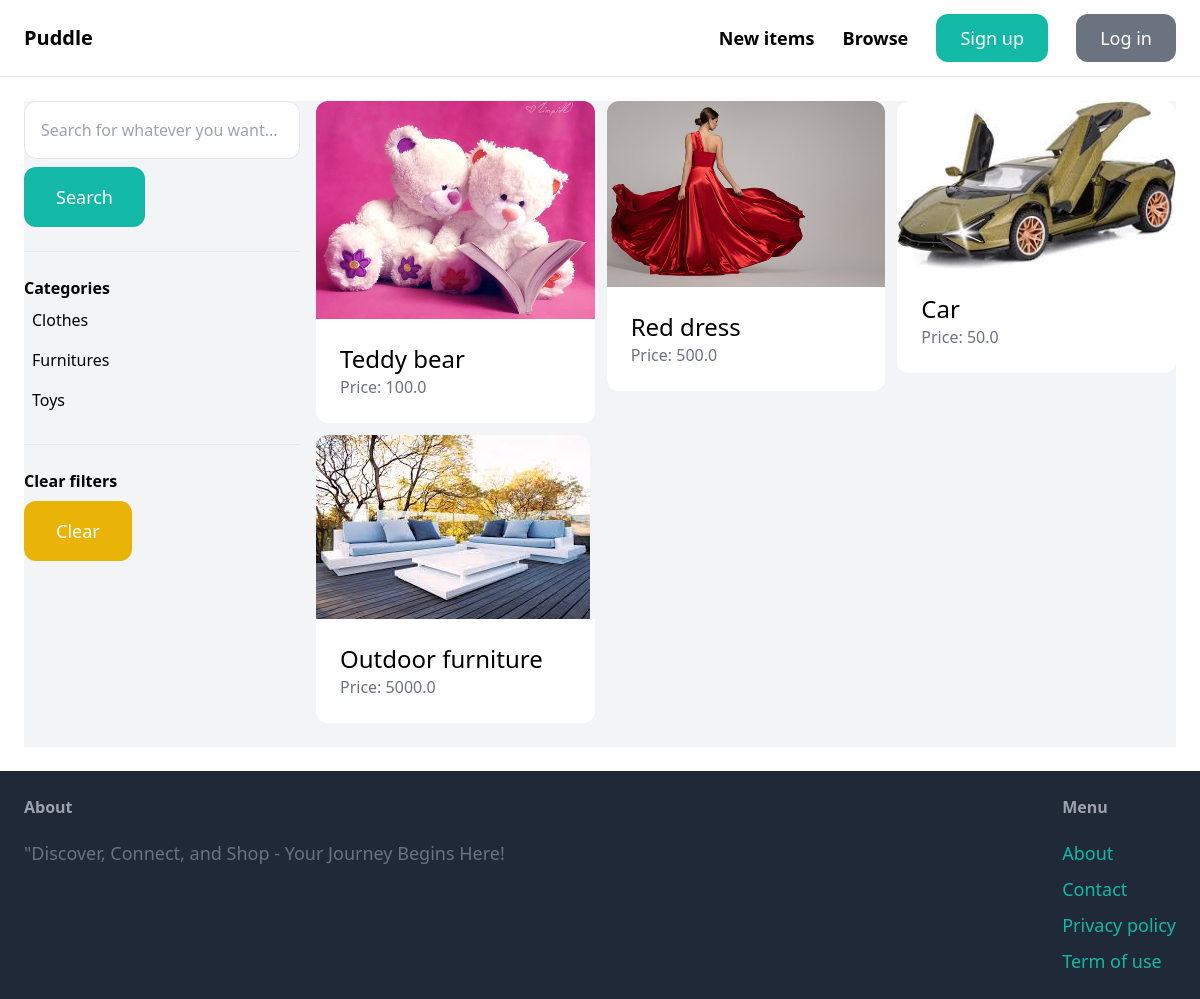
The app's page /items/, older data.
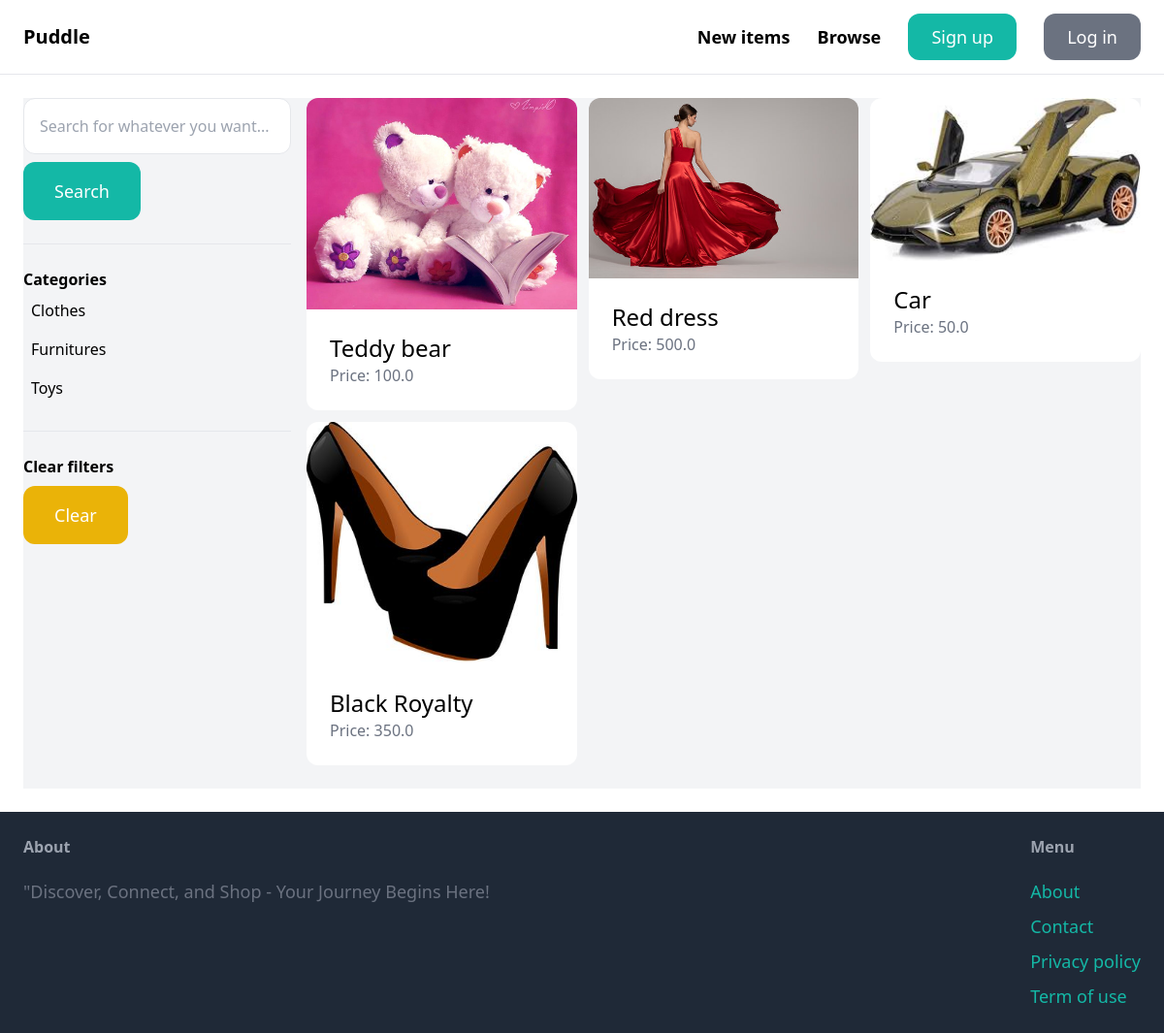
The same page, newer data.
### item/models.py (models this page shows, shortened)
class Category(models.Model):
    name = models.CharField(max_length=255)
    class Meta:
        ordering = ('name',)
        verbose_name_plural = 'Categories'

class Item(models.Model):
    category = models.ForeignKey(Category, related_name='items', on_delete=models.CASCADE)
    name = models.CharField(max_length=255)
    description = models.TextField(blank=True, null=True)
    price = models.FloatField()
    image = models.ImageField(upload_to='item_images', blank=True, null=True)
    is_sold = models.BooleanField(default=False)
    created_by = models.ForeignKey(User, related_name='items', on_delete=models.CASCADE)
    created_at = models.DateTimeField(auto_now_add=True)

### item/views.py (the view)
# urls.py: path('', views.items, name='items'),
def items(request):
    query = request.GET.get('query', '')
    category_id = request.GET.get('category', 0)
    categories = Category.objects.all()
    items = Item.objects.filter(is_sold=False)
    if category_id:
        items = items.filter(category_id=category_id)
    if query:
        items = items.filter(Q(name__icontains=query) | Q(description__icontains=query))
    return render(request, 'item/items.html',{
        'items': items,
        'query': query,
        'categories':categories,
        'category_id':int(category_id),
    })

### item/templates/item/items.html (shortened to what this page needs)
{% extends 'core/base.html' %}
{% block content %}
    <div class="pb-6 grid grid-cols-4 gap-4 bg-gray-100">
        <div class="col-span-1">
            <form method="get" action="{% url 'item:items' %}">
                <input name="query" class="w-full py-4 px-4 border rounded-xl" type="text" value="{{ query}}" placeholder="Search for whatever you want...">
                <button class="mt-2 py-4 px-8 text-lg bg-teal-500 text-white rounded-xl">Search</button>
            </form>
            <hr class="my-6">
            <p class="font-semibold">Categories</p>
            <ul>
                {% for category in categories %}
                    <li class="py-2 px-2 rounded-xl{% if category.id == category_id %} bg-gray-200{% endif %}">
                        <a href="{% url 'item:items' %}?query={{ query }}&category={{ category.id }}">{{ category.name }}</a>
                    </li>
                {% endfor %}
            </ul>
            <hr class="my-6">
            <p class="font-semibold">Clear filters</p>
            <ul>
                <li><a href="{% url 'item:items' %}" class="mt-2 py-4 px-8 inline-block bg-yellow-500 text-lg rounded-xl text-white">Clear</li></a>
        </div>
        <div class="col-span-3">
            <div class="grid grid-cols-3 gap-3">
                {% for item in items %}
                    <div>
                        <a href="{% url 'item:detail' item.id %}">
                            <div>
                                <img src="{{ item.image.url }}" class="rounded-t-xl">
                            </div>
                            <div class="p-6 bg-white rounded-b-xl">
                                <h2 class="text-2xl">{{ item.name }}</h2>
                                <p class="text-gray-500">Price: {{ item.price }}</p>
                            </div>
                        </a>
                    </div>
                {% endfor %}
            </div>
        </div>
    </div>
{% endblock %}

Row changes from the older to the newer data that the page shows:
removed Item: image (picture), name "Outdoor furniture", price "5000.0"
added Item: image (picture), name "Black Royalty", price "350.0"
